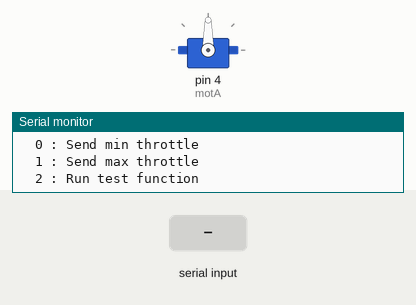
The sketch below on a simulated Arduino Uno, built with avr-gcc and run on an emulated ATmega328P. Shown: servo, the last lines printed to the serial monitor. The inputs (shaded band) are chosen by the test bench.

Above: at 1.2 s.
1.3 s: "0" received over Serial
At 2.5 s:
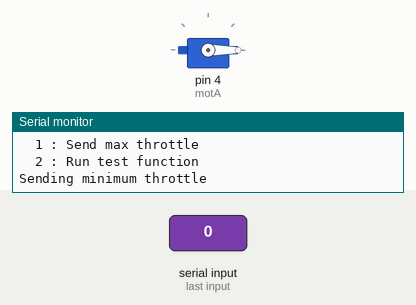
2.8 s: "1" received over Serial
At 3.8 s:
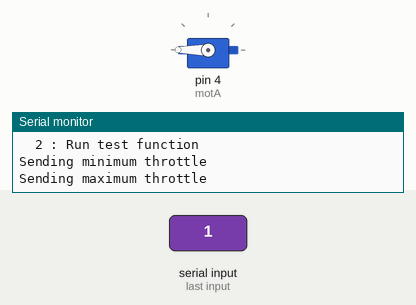
4.3 s: "2" received over Serial
At 12.51 s:
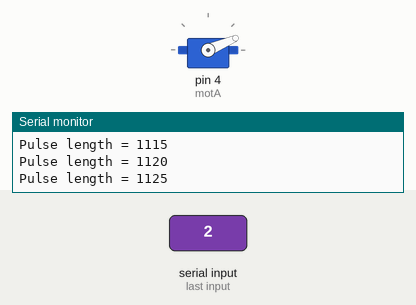
Timing chart, 0 to 17.8 s (numbered marks = the images above; inputs shaded):
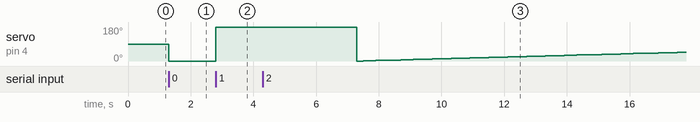

Measured:
- after the input at 1.3 s, servo on pin 4 (motA): 90° → 0° at once
- after the input at 2.8 s, servo on pin 4 (motA): 0° → 180° at once
- after the input at 4.3 s, servo on pin 4 (motA): 180° → 0° after 3.0 s, → 1° 0.20 s later, → 2° 0.20 s later, → 3° 0.20 s later, … (48 changes in this stretch)

The sketch:

esc_calibrate.ino
```cpp
/**
 * Usage, according to documentation(https://www.firediy.fr/files/drone/HW-01-V4.pdf) :
 *     1. Plug your Arduino to your computer with USB cable, open terminal, then type 1 to send max throttle to every ESC to enter programming mode
 *     2. Power up your ESCs. You must hear "beep1 beep2 beep3" tones meaning the power supply is OK
 *     3. After 2sec, "beep beep" tone emits, meaning the throttle highest point has been correctly confirmed
 *     4. Type 0 to send min throttle
 *     5. Several "beep" tones emits, which means the quantity of the lithium battery cells (3 beeps for a 3 cells LiPo)
 *     6. A long beep tone emits meaning the throttle lowest point has been correctly confirmed
 *     7. Type 2 to launch test function. This will send min to max throttle to ESCs to test them
 *
 * @author lobodol <grobodol@gmail.com>
 */
// ---------------------------------------------------------------------------
#include <Servo.h>
// ---------------------------------------------------------------------------
// Customize here pulse lengths as needed
#define MIN_PULSE_LENGTH 1000 // Minimum pulse length in µs
#define MAX_PULSE_LENGTH 1500 // Maximum pulse length in µs
// ---------------------------------------------------------------------------
Servo motA, motB, motC, motD;
char data;
// ---------------------------------------------------------------------------

/**
 * Initialisation routine
 */
void setup() {
    Serial.begin(9600);

    motA.attach(4, MIN_PULSE_LENGTH, MAX_PULSE_LENGTH+500);
    //motB.attach(5, MIN_PULSE_LENGTH, MAX_PULSE_LENGTH+500);
    //motC.attach(6, MIN_PULSE_LENGTH, MAX_PULSE_LENGTH+500);
    //motD.attach(7, MIN_PULSE_LENGTH, MAX_PULSE_LENGTH+500);

    displayInstructions();
}

/**
 * Main function
 */
void loop() {
    if (Serial.available()) {
        data = Serial.read();

        switch (data) {
            // 0
            case 48 : Serial.println("Sending minimum throttle");
                      motA.writeMicroseconds(MIN_PULSE_LENGTH);
                      //motB.writeMicroseconds(MIN_PULSE_LENGTH);
                      //motC.writeMicroseconds(MIN_PULSE_LENGTH);
                      //motD.writeMicroseconds(MIN_PULSE_LENGTH);
            break;

            // 1
            case 49 : Serial.println("Sending maximum throttle");
                      motA.writeMicroseconds(MAX_PULSE_LENGTH+500);
                      //motB.writeMicroseconds(MAX_PULSE_LENGTH+500);
                      //motC.writeMicroseconds(MAX_PULSE_LENGTH+500);
                      //motD.writeMicroseconds(MAX_PULSE_LENGTH+500);
            break;

            // 2
            case 50 : Serial.print("Running test in 3");
                      delay(1000);
                      Serial.print(" 2");
                      delay(1000);
                      Serial.println(" 1...");
                      delay(1000);
                      test();
            break;

            //case 51 : motA.writeMicroseconds(2000);
            //break;
        }
    }


}

/**
 * Test function: send min throttle to max throttle to each ESC.
 */
void test()
{
    for (int i = MIN_PULSE_LENGTH; i <= 1500; i += 5) {
        Serial.print("Pulse length = ");
        Serial.println(i);


        motA.writeMicroseconds(i);
        //motB.writeMicroseconds(i);
        //motC.writeMicroseconds(i);
        //motD.writeMicroseconds(i);

        delay(200);

        }
    //}

    Serial.println("STOP");
    //motA.writeMicroseconds(MIN_PULSE_LENGTH);
    //motB.writeMicroseconds(MIN_PULSE_LENGTH);
    //motC.writeMicroseconds(MIN_PULSE_LENGTH);
    //motD.writeMicroseconds(MIN_PULSE_LENGTH);
}

/**
 * Displays instructions to user
 */
void displayInstructions()
{
    Serial.println("READY - PLEASE SEND INSTRUCTIONS AS FOLLOWING :");
    Serial.println("\t0 : Send min throttle");
    Serial.println("\t1 : Send max throttle");
    Serial.println("\t2 : Run test function\n");
}
```
